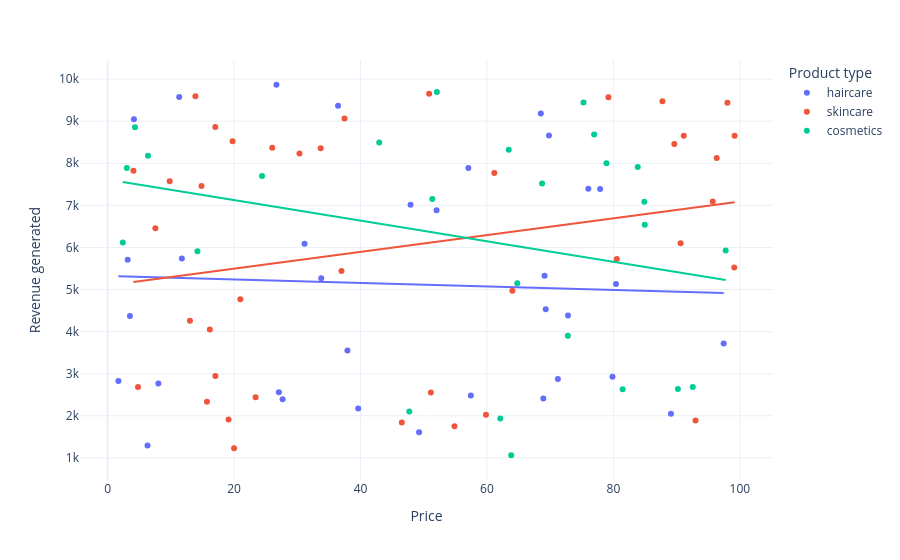

Notebook source saved alongside this figure:
### Markdown cell above
### Relationship Between Price and Revenue Generated

### Code cell
fig = px.scatter(df,x='Price',y='Revenue generated',color='Product type',hover_data=['Number of products sold'],trendline='ols')
fig.show()

### Figure 1 — Plotly figure (JSON) as saved in the notebook; plotly's stock layout.template omitted (floating-point values rounded to 4 significant figures)
{"data": [{"customdata": [[802], [8], [147], [336], [620], [884], [209], [142], [353], [327], [598], [24], [859], [29], [154], [622], [701], [227], [117], [163], [32], [904], [241], [359], [946], [198], [774], [663], [618], [79], [114], [672], [62], [627]], "hovertemplate": "Product type=haircare<br>Price=%{x}<br>Revenue generated=%{y}<br>Number of products sold=%{customdata[0]}<extra></extra>", "legendgroup": "haircare", "marker": {"color": "#636efa", "symbol": "circle"}, "mode": "markers", "name": "haircare", "orientation": "v", "showlegend": true, "type": "scatter", "x": [69.81, 11.32, 1.7, 71.21, 36.44, 27.68, 4.156, 39.63, 97.45, 8.023, 11.74, 33.78, 27.08, 76.04, 26.7, 31.15, 79.86, 49.26, 52.03, 37.93, 47.91, 3.17, 69.11, 57.45, 6.307, 57.06, 72.82, 68.91, 89.1, 80.41, 69.29, 77.9, 3.526, 68.52], "xaxis": "x", "y": [8662.0, 9578.0, 2828.0, 2874.0, 9365.0, 2391.0, 9049.0, 2175.0, 3716.0, 2766.0, 5737.0, 5268.0, 2557.0, 7397.0, 9866.0, 6088.0, 2926.0, 1606.0, 6886.0, 3550.0, 7015.0, 5710.0, 5328.0, 2484.0, 1292.0, 7889.0, 4384.0, 2412.0, 2048.0, 5134.0, 4531.0, 7386.0, 4371.0, 9185.0], "yaxis": "y"}, {"hovertemplate": "<b>OLS trendline</b><br>Revenue generated = -4.1918 * Price + 5323.92<br>R<sup>2</sup>=0.002087<br><br>Product type=haircare<br>Price=%{x}<br>Revenue generated=%{y} <b>(trend)</b><extra></extra>", "legendgroup": "haircare", "marker": {"color": "#636efa", "symbol": "circle"}, "mode": "lines", "name": "haircare", "showlegend": false, "type": "scatter", "x": [1.7, 3.17, 3.526, 4.156, 6.307, 8.023, 11.32, 11.74, 26.7, 27.08, 27.68, 31.15, 33.78, 36.44, 37.93, 39.63, 47.91, 49.26, 52.03, 57.06, 57.45, 68.52, 68.91, 69.11, 69.29, 69.81, 71.21, 72.82, 76.04, 77.9, 79.86, 80.41, 89.1, 97.45], "xaxis": "x", "y": [5317.0, 5311.0, 5309.0, 5307.0, 5297.0, 5290.0, 5276.0, 5275.0, 5212.0, 5210.0, 5208.0, 5193.0, 5182.0, 5171.0, 5165.0, 5158.0, 5123.0, 5117.0, 5106.0, 5085.0, 5083.0, 5037.0, 5035.0, 5034.0, 5033.0, 5031.0, 5025.0, 5019.0, 5005.0, 4997.0, 4989.0, 4987.0, 4950.0, 4915.0], "yaxis": "y"}, {"customdata": [[736], [83], [871], [65], [980], [996], [960], [249], [562], [469], [280], [187], [320], [168], [781], [602], [963], [963], [176], [933], [556], [155], [910], [820], [242], [93], [896], [380], [246], [134], [457], [704], [513], [511], [106], [872], [336], [223], [320], [913]], "hovertemplate": "Product type=skincare<br>Price=%{x}<br>Revenue generated=%{y}<br>Number of products sold=%{customdata[0]}<extra></extra>", "legendgroup": "skincare", "marker": {"color": "#EF553B", "symbol": "circle"}, "mode": "markers", "name": "skincare", "orientation": "v", "showlegend": true, "type": "scatter", "x": [14.84, 61.16, 4.805, 4.078, 64.02, 15.71, 90.64, 16.16, 99.17, 36.99, 7.547, 51.12, 96.34, 50.85, 79.21, 37.47, 9.813, 23.4, 19.13, 80.54, 99.11, 46.53, 95.71, 98.03, 30.34, 20.99, 59.84, 17.03, 13.02, 89.63, 33.7, 26.03, 87.76, 54.87, 93.0, 91.13, 17.03, 20.0, 13.88, 19.75], "xaxis": "x", "y": [7461.0, 7767.0, 2687.0, 7823.0, 4971.0, 2331.0, 6100.0, 4053.0, 8654.0, 5442.0, 6454.0, 2553.0, 8128.0, 9655.0, 9572.0, 9062.0, 7573.0, 2438.0, 1912.0, 5725.0, 5521.0, 1840.0, 7089.0, 9436.0, 8232.0, 4767.0, 2021.0, 8864.0, 4257.0, 8459.0, 8355.0, 8368.0, 9474.0, 1752.0, 1889.0, 8652.0, 2943.0, 1230.0, 9593.0, 8526.0], "yaxis": "y"}, {"hovertemplate": "<b>OLS trendline</b><br>Revenue generated = 19.9126 * Price + 5099.65<br>R<sup>2</sup>=0.054398<br><br>Product type=skincare<br>Price=%{x}<br>Revenue generated=%{y} <b>(trend)</b><extra></extra>", "legendgroup": "skincare", "marker": {"color": "#EF553B", "symbol": "circle"}, "mode": "lines", "name": "skincare", "showlegend": false, "type": "scatter", "x": [4.078, 4.805, 7.547, 9.813, 13.02, 13.88, 14.84, 15.71, 16.16, 17.03, 17.03, 19.13, 19.75, 20.0, 20.99, 23.4, 26.03, 30.34, 33.7, 36.99, 37.47, 46.53, 50.85, 51.12, 54.87, 59.84, 61.16, 64.02, 79.21, 80.54, 87.76, 89.63, 90.64, 91.13, 93.0, 95.71, 96.34, 98.03, 99.11, 99.17], "xaxis": "x", "y": [5181.0, 5195.0, 5250.0, 5295.0, 5359.0, 5376.0, 5395.0, 5412.0, 5421.0, 5439.0, 5439.0, 5481.0, 5493.0, 5498.0, 5518.0, 5566.0, 5618.0, 5704.0, 5771.0, 5836.0, 5846.0, 6026.0, 6112.0, 6118.0, 6192.0, 6291.0, 6318.0, 6374.0, 6677.0, 6703.0, 6847.0, 6884.0, 6904.0, 6914.0, 6951.0, 7006.0, 7018.0, 7052.0, 7073.0, 7074.0], "yaxis": "y"}, {"customdata": [[426], [150], [126], [601], [391], [352], [394], [253], [616], [449], [705], [919], [99], [633], [484], [270], [637], [478], [375], [25], [737], [134], [916], [276], [987], [324]], "hovertemplate": "Product type=cosmetics<br>Price=%{x}<br>Revenue generated=%{y}<br>Number of products sold=%{customdata[0]}<extra></extra>", "legendgroup": "cosmetics", "marker": {"color": "#00cc96", "symbol": "circle"}, "mode": "markers", "name": "cosmetics", "orientation": "v", "showlegend": true, "type": "scatter", "x": [42.96, 68.72, 81.46, 84.89, 4.324, 92.56, 2.397, 63.45, 64.8, 84.96, 52.08, 51.36, 78.9, 14.2, 63.83, 72.8, 6.382, 90.2, 83.85, 76.96, 75.27, 97.76, 62.11, 47.71, 3.038, 24.42], "xaxis": "x", "y": [8496.0, 7517.0, 2629.0, 7087.0, 8858.0, 2686.0, 6117.0, 8319.0, 5150.0, 6541.0, 9692.0, 7152.0, 8002.0, 5911.0, 1062.0, 3900.0, 8180.0, 2633.0, 7911.0, 8685.0, 9445.0, 5925.0, 1935.0, 2100.0, 7888.0, 7698.0], "yaxis": "y"}, {"hovertemplate": "<b>OLS trendline</b><br>Revenue generated = -24.4531 * Price + 7615.01<br>R<sup>2</sup>=0.081280<br><br>Product type=cosmetics<br>Price=%{x}<br>Revenue generated=%{y} <b>(trend)</b><extra></extra>", "legendgroup": "cosmetics", "marker": {"color": "#00cc96", "symbol": "circle"}, "mode": "lines", "name": "cosmetics", "showlegend": false, "type": "scatter", "x": [2.397, 3.038, 4.324, 6.382, 14.2, 24.42, 42.96, 47.71, 51.36, 52.08, 62.11, 63.45, 63.83, 64.8, 68.72, 72.8, 75.27, 76.96, 78.9, 81.46, 83.85, 84.89, 84.96, 90.2, 92.56, 97.76], "xaxis": "x", "y": [7556.0, 7541.0, 7509.0, 7459.0, 7268.0, 7018.0, 6565.0, 6448.0, 6359.0, 6342.0, 6096.0, 6064.0, 6054.0, 6031.0, 5935.0, 5835.0, 5774.0, 5733.0, 5686.0, 5623.0, 5565.0, 5539.0, 5538.0, 5409.0, 5352.0, 5224.0], "yaxis": "y"}], "layout": {"legend": {"title": {"text": "Product type"}, "tracegroupgap": 0}, "margin": {"t": 60}, "xaxis": {"anchor": "y", "domain": [0, 1], "title": {"text": "Price"}}, "yaxis": {"anchor": "x", "domain": [0, 1], "title": {"text": "Revenue generated"}}}}
